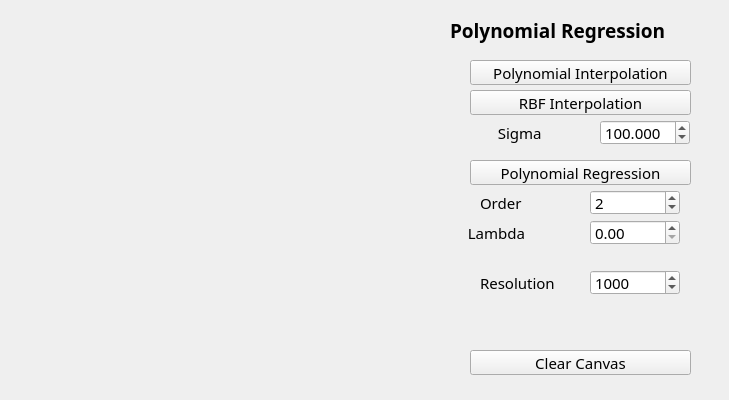
<?xml version="1.0" encoding="UTF-8"?>
<ui version="4.0">
 <class>MainWindow</class>
 <widget class="QWidget" name="MainWindow">
  <property name="geometry">
   <rect>
    <x>0</x>
    <y>0</y>
    <width>729</width>
    <height>400</height>
   </rect>
  </property>
  <property name="windowTitle">
   <string>MainWindow</string>
  </property>
  <widget class="QPushButton" name="pushButton">
   <property name="geometry">
    <rect>
     <x>470</x>
     <y>60</y>
     <width>221</width>
     <height>25</height>
    </rect>
   </property>
   <property name="font">
    <font>
     <family>JetBrains Mono</family>
     <pointsize>11</pointsize>
    </font>
   </property>
   <property name="cursor">
    <cursorShape>PointingHandCursor</cursorShape>
   </property>
   <property name="text">
    <string>Polynomial Interpolation</string>
   </property>
   <property name="checkable">
    <bool>true</bool>
   </property>
  </widget>
  <widget class="QLabel" name="label">
   <property name="geometry">
    <rect>
     <x>450</x>
     <y>10</y>
     <width>241</width>
     <height>40</height>
    </rect>
   </property>
   <property name="font">
    <font>
     <family>JetBrains Mono</family>
     <pointsize>14</pointsize>
     <weight>75</weight>
     <bold>true</bold>
    </font>
   </property>
   <property name="text">
    <string>Polynomial Regression</string>
   </property>
  </widget>
  <widget class="QPushButton" name="pushButton_2">
   <property name="geometry">
    <rect>
     <x>470</x>
     <y>90</y>
     <width>221</width>
     <height>25</height>
    </rect>
   </property>
   <property name="font">
    <font>
     <family>JetBrains Mono</family>
     <pointsize>11</pointsize>
    </font>
   </property>
   <property name="cursor">
    <cursorShape>PointingHandCursor</cursorShape>
   </property>
   <property name="text">
    <string>RBF Interpolation</string>
   </property>
   <property name="checkable">
    <bool>true</bool>
   </property>
  </widget>
  <widget class="QPushButton" name="pushButton_3">
   <property name="geometry">
    <rect>
     <x>470</x>
     <y>160</y>
     <width>221</width>
     <height>25</height>
    </rect>
   </property>
   <property name="font">
    <font>
     <family>JetBrains Mono</family>
     <pointsize>11</pointsize>
    </font>
   </property>
   <property name="cursor">
    <cursorShape>PointingHandCursor</cursorShape>
   </property>
   <property name="text">
    <string>Polynomial Regression</string>
   </property>
   <property name="checkable">
    <bool>true</bool>
   </property>
  </widget>
  <widget class="QPushButton" name="pushButton_4">
   <property name="geometry">
    <rect>
     <x>470</x>
     <y>350</y>
     <width>221</width>
     <height>25</height>
    </rect>
   </property>
   <property name="font">
    <font>
     <family>JetBrains Mono</family>
     <pointsize>11</pointsize>
    </font>
   </property>
   <property name="cursor">
    <cursorShape>PointingHandCursor</cursorShape>
   </property>
   <property name="text">
    <string>Clear Canvas</string>
   </property>
  </widget>
  <widget class="QDoubleSpinBox" name="doubleSpinBox">
   <property name="geometry">
    <rect>
     <x>600</x>
     <y>120</y>
     <width>90</width>
     <height>25</height>
    </rect>
   </property>
   <property name="font">
    <font>
     <family>JetBrains Mono</family>
     <pointsize>11</pointsize>
    </font>
   </property>
   <property name="decimals">
    <number>3</number>
   </property>
   <property name="minimum">
    <double>0.001000000000000</double>
   </property>
   <property name="maximum">
    <double>300.000000000000000</double>
   </property>
   <property name="singleStep">
    <double>0.100000000000000</double>
   </property>
   <property name="value">
    <double>100.000000000000000</double>
   </property>
  </widget>
  <widget class="QLabel" name="label_2">
   <property name="geometry">
    <rect>
     <x>490</x>
     <y>120</y>
     <width>90</width>
     <height>25</height>
    </rect>
   </property>
   <property name="font">
    <font>
     <family>JetBrains Mono</family>
     <pointsize>11</pointsize>
    </font>
   </property>
   <property name="text">
    <string>  Sigma</string>
   </property>
  </widget>
  <widget class="QLabel" name="label_3">
   <property name="geometry">
    <rect>
     <x>480</x>
     <y>190</y>
     <width>51</width>
     <height>25</height>
    </rect>
   </property>
   <property name="font">
    <font>
     <family>JetBrains Mono</family>
     <pointsize>11</pointsize>
    </font>
   </property>
   <property name="text">
    <string>Order</string>
   </property>
  </widget>
  <widget class="QLabel" name="label_4">
   <property name="geometry">
    <rect>
     <x>460</x>
     <y>220</y>
     <width>81</width>
     <height>25</height>
    </rect>
   </property>
   <property name="font">
    <font>
     <family>JetBrains Mono</family>
     <pointsize>11</pointsize>
    </font>
   </property>
   <property name="text">
    <string>  Lambda</string>
   </property>
  </widget>
  <widget class="QDoubleSpinBox" name="doubleSpinBox_2">
   <property name="geometry">
    <rect>
     <x>590</x>
     <y>190</y>
     <width>90</width>
     <height>25</height>
    </rect>
   </property>
   <property name="font">
    <font>
     <family>JetBrains Mono</family>
     <pointsize>11</pointsize>
    </font>
   </property>
   <property name="decimals">
    <number>0</number>
   </property>
   <property name="minimum">
    <double>1.000000000000000</double>
   </property>
   <property name="value">
    <double>2.000000000000000</double>
   </property>
  </widget>
  <widget class="QDoubleSpinBox" name="doubleSpinBox_3">
   <property name="geometry">
    <rect>
     <x>590</x>
     <y>220</y>
     <width>90</width>
     <height>25</height>
    </rect>
   </property>
   <property name="font">
    <font>
     <family>JetBrains Mono</family>
     <pointsize>11</pointsize>
    </font>
   </property>
  </widget>
  <widget class="QLabel" name="label_5">
   <property name="geometry">
    <rect>
     <x>480</x>
     <y>270</y>
     <width>90</width>
     <height>25</height>
    </rect>
   </property>
   <property name="font">
    <font>
     <family>JetBrains Mono</family>
     <pointsize>11</pointsize>
    </font>
   </property>
   <property name="text">
    <string>Resolution</string>
   </property>
  </widget>
  <widget class="QDoubleSpinBox" name="doubleSpinBox_4">
   <property name="geometry">
    <rect>
     <x>590</x>
     <y>270</y>
     <width>90</width>
     <height>25</height>
    </rect>
   </property>
   <property name="font">
    <font>
     <family>JetBrains Mono</family>
     <pointsize>11</pointsize>
    </font>
   </property>
   <property name="decimals">
    <number>0</number>
   </property>
   <property name="minimum">
    <double>10.000000000000000</double>
   </property>
   <property name="maximum">
    <double>90000.000000000000000</double>
   </property>
   <property name="value">
    <double>1000.000000000000000</double>
   </property>
  </widget>
 </widget>
 <resources/>
 <connections/>
</ui>
